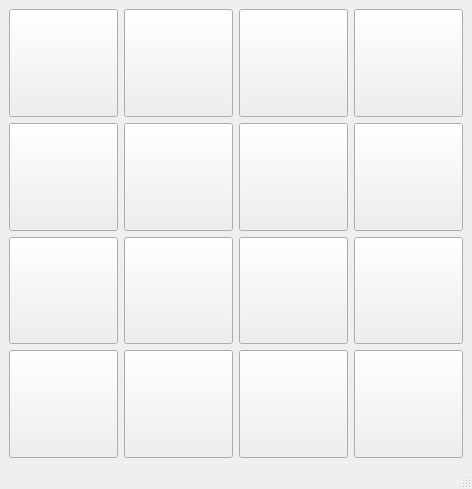
<?xml version="1.0" encoding="UTF-8"?>
<ui version="4.0">
 <class>main_window</class>
 <widget class="QMainWindow" name="main_window">
  <property name="geometry">
   <rect>
    <x>0</x>
    <y>0</y>
    <width>472</width>
    <height>489</height>
   </rect>
  </property>
  <property name="windowTitle">
   <string>15 Puzzle</string>
  </property>
  <widget class="QWidget" name="centralwidget">
   <layout class="QGridLayout" name="gridLayout">
    <item row="1" column="3">
     <widget class="QPushButton" name="btn_8">
      <property name="sizePolicy">
       <sizepolicy hsizetype="Minimum" vsizetype="Expanding">
        <horstretch>0</horstretch>
        <verstretch>0</verstretch>
       </sizepolicy>
      </property>
      <property name="text">
       <string/>
      </property>
     </widget>
    </item>
    <item row="1" column="2">
     <widget class="QPushButton" name="btn_7">
      <property name="sizePolicy">
       <sizepolicy hsizetype="Minimum" vsizetype="Expanding">
        <horstretch>0</horstretch>
        <verstretch>0</verstretch>
       </sizepolicy>
      </property>
      <property name="text">
       <string/>
      </property>
     </widget>
    </item>
    <item row="0" column="2">
     <widget class="QPushButton" name="btn_3">
      <property name="sizePolicy">
       <sizepolicy hsizetype="Minimum" vsizetype="Expanding">
        <horstretch>0</horstretch>
        <verstretch>0</verstretch>
       </sizepolicy>
      </property>
      <property name="text">
       <string/>
      </property>
     </widget>
    </item>
    <item row="0" column="1">
     <widget class="QPushButton" name="btn_2">
      <property name="sizePolicy">
       <sizepolicy hsizetype="Minimum" vsizetype="Expanding">
        <horstretch>0</horstretch>
        <verstretch>0</verstretch>
       </sizepolicy>
      </property>
      <property name="text">
       <string/>
      </property>
     </widget>
    </item>
    <item row="0" column="3">
     <widget class="QPushButton" name="btn_4">
      <property name="sizePolicy">
       <sizepolicy hsizetype="Minimum" vsizetype="Expanding">
        <horstretch>0</horstretch>
        <verstretch>0</verstretch>
       </sizepolicy>
      </property>
      <property name="text">
       <string/>
      </property>
     </widget>
    </item>
    <item row="0" column="0">
     <widget class="QPushButton" name="btn_1">
      <property name="sizePolicy">
       <sizepolicy hsizetype="Minimum" vsizetype="Expanding">
        <horstretch>0</horstretch>
        <verstretch>0</verstretch>
       </sizepolicy>
      </property>
      <property name="text">
       <string/>
      </property>
     </widget>
    </item>
    <item row="1" column="0">
     <widget class="QPushButton" name="btn_5">
      <property name="sizePolicy">
       <sizepolicy hsizetype="Minimum" vsizetype="Expanding">
        <horstretch>0</horstretch>
        <verstretch>0</verstretch>
       </sizepolicy>
      </property>
      <property name="text">
       <string/>
      </property>
     </widget>
    </item>
    <item row="1" column="1">
     <widget class="QPushButton" name="btn_6">
      <property name="sizePolicy">
       <sizepolicy hsizetype="Minimum" vsizetype="Expanding">
        <horstretch>0</horstretch>
        <verstretch>0</verstretch>
       </sizepolicy>
      </property>
      <property name="text">
       <string/>
      </property>
     </widget>
    </item>
    <item row="2" column="0">
     <widget class="QPushButton" name="btn_9">
      <property name="sizePolicy">
       <sizepolicy hsizetype="Minimum" vsizetype="Expanding">
        <horstretch>0</horstretch>
        <verstretch>0</verstretch>
       </sizepolicy>
      </property>
      <property name="text">
       <string/>
      </property>
     </widget>
    </item>
    <item row="2" column="1">
     <widget class="QPushButton" name="btn_10">
      <property name="sizePolicy">
       <sizepolicy hsizetype="Minimum" vsizetype="Expanding">
        <horstretch>0</horstretch>
        <verstretch>0</verstretch>
       </sizepolicy>
      </property>
      <property name="text">
       <string/>
      </property>
     </widget>
    </item>
    <item row="2" column="2">
     <widget class="QPushButton" name="btn_11">
      <property name="sizePolicy">
       <sizepolicy hsizetype="Minimum" vsizetype="Expanding">
        <horstretch>0</horstretch>
        <verstretch>0</verstretch>
       </sizepolicy>
      </property>
      <property name="text">
       <string/>
      </property>
     </widget>
    </item>
    <item row="2" column="3">
     <widget class="QPushButton" name="btn_12">
      <property name="sizePolicy">
       <sizepolicy hsizetype="Minimum" vsizetype="Expanding">
        <horstretch>0</horstretch>
        <verstretch>0</verstretch>
       </sizepolicy>
      </property>
      <property name="text">
       <string/>
      </property>
     </widget>
    </item>
    <item row="3" column="0">
     <widget class="QPushButton" name="btn_13">
      <property name="sizePolicy">
       <sizepolicy hsizetype="Minimum" vsizetype="Expanding">
        <horstretch>0</horstretch>
        <verstretch>0</verstretch>
       </sizepolicy>
      </property>
      <property name="text">
       <string/>
      </property>
     </widget>
    </item>
    <item row="3" column="1">
     <widget class="QPushButton" name="btn_14">
      <property name="sizePolicy">
       <sizepolicy hsizetype="Minimum" vsizetype="Expanding">
        <horstretch>0</horstretch>
        <verstretch>0</verstretch>
       </sizepolicy>
      </property>
      <property name="text">
       <string/>
      </property>
     </widget>
    </item>
    <item row="3" column="2">
     <widget class="QPushButton" name="btn_15">
      <property name="sizePolicy">
       <sizepolicy hsizetype="Minimum" vsizetype="Expanding">
        <horstretch>0</horstretch>
        <verstretch>0</verstretch>
       </sizepolicy>
      </property>
      <property name="text">
       <string/>
      </property>
     </widget>
    </item>
    <item row="3" column="3">
     <widget class="QPushButton" name="btn_16">
      <property name="sizePolicy">
       <sizepolicy hsizetype="Minimum" vsizetype="Expanding">
        <horstretch>0</horstretch>
        <verstretch>0</verstretch>
       </sizepolicy>
      </property>
      <property name="text">
       <string/>
      </property>
     </widget>
    </item>
   </layout>
  </widget>
  <widget class="QMenuBar" name="menubar">
   <property name="geometry">
    <rect>
     <x>0</x>
     <y>0</y>
     <width>472</width>
     <height>22</height>
    </rect>
   </property>
  </widget>
  <widget class="QStatusBar" name="statusbar"/>
 </widget>
 <resources/>
 <connections/>
</ui>
